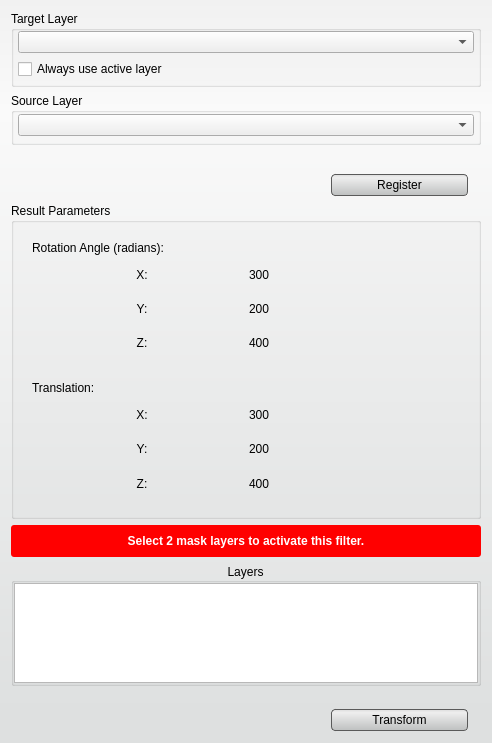
<?xml version="1.0" encoding="UTF-8"?>
<ui version="4.0">
 <class>PointSetFilterInterface</class>
 <widget class="QWidget" name="PointSetFilterInterface">
  <property name="geometry">
   <rect>
    <x>0</x>
    <y>0</y>
    <width>492</width>
    <height>743</height>
   </rect>
  </property>
  <property name="sizePolicy">
   <sizepolicy hsizetype="Ignored" vsizetype="Preferred">
    <horstretch>0</horstretch>
    <verstretch>0</verstretch>
   </sizepolicy>
  </property>
  <property name="minimumSize">
   <size>
    <width>213</width>
    <height>139</height>
   </size>
  </property>
  <property name="baseSize">
   <size>
    <width>213</width>
    <height>139</height>
   </size>
  </property>
  <property name="windowTitle">
   <string> PointSetFilter</string>
  </property>
  <property name="styleSheet">
   <string notr="true">QWidget#PointSetFilterInterface{
	border-radius: 3px;
	background-color: qlineargradient(spread:pad, x1:0.5, y1:0, x2:0.5, y2:0.960227, stop:0 rgba(241, 241, 241, 255), stop:0.155779 rgba(250, 250, 250, 255), stop:1 rgba(222, 224, 224, 255));       
}

QPushButton{
	background-color: qlineargradient(spread:pad, x1:0.5, y1:0, x2:0.5, y2:0.960227, stop:0 rgba(221, 221, 221, 255), stop:0.155779 rgba(238, 238, 238, 255), stop:1 rgba(192, 194, 194, 255));
	border-radius: 4px;
	border: 1px solid rgb(90, 90, 90);
	margin:4px;
}

QPushButton:hover{
	background-color: qlineargradient(spread:pad, x1:0.5, y1:0, x2:0.5, y2:1, stop:0 rgba(195, 195, 195, 255), stop:0.253769 rgba(206, 206, 206, 255), stop:1 rgba(185, 185, 185, 255));
	border-radius: 4px;
	border: 1px solid rgb(90, 90, 90);
	margin:4px;
}

QPushButton:pressed{
	background-color: qlineargradient(spread:pad, x1:0.5, y1:0, x2:0.5, y2:1, stop:0 rgba(150, 150, 150, 255), stop:0.753769 rgba(206, 206, 206, 255), stop:1 rgba(185, 185, 185, 255));
	border-radius: 4px;
	border: 1px solid rgb(90, 90, 90);
	margin:4px;
}</string>
  </property>
  <layout class="QVBoxLayout" name="verticalLayout_7">
   <item>
    <widget class="QGroupBox" name="target_groupbox_">
     <property name="minimumSize">
      <size>
       <width>0</width>
       <height>76</height>
      </size>
     </property>
     <property name="maximumSize">
      <size>
       <width>16777215</width>
       <height>76</height>
      </size>
     </property>
     <property name="title">
      <string>Target Layer</string>
     </property>
     <property name="alignment">
      <set>Qt::AlignLeading|Qt::AlignLeft|Qt::AlignTop</set>
     </property>
     <property name="checkable">
      <bool>false</bool>
     </property>
     <layout class="QVBoxLayout" name="verticalLayout_4">
      <property name="spacing">
       <number>6</number>
      </property>
      <property name="leftMargin">
       <number>4</number>
      </property>
      <property name="topMargin">
       <number>0</number>
      </property>
      <property name="rightMargin">
       <number>4</number>
      </property>
      <property name="bottomMargin">
       <number>4</number>
      </property>
      <item>
       <widget class="QtUtils::QtDropableComboBox" name="target_layer_">
        <property name="sizePolicy">
         <sizepolicy hsizetype="Ignored" vsizetype="Fixed">
          <horstretch>0</horstretch>
          <verstretch>0</verstretch>
         </sizepolicy>
        </property>
       </widget>
      </item>
      <item>
       <widget class="QWidget" name="widget_2" native="true">
        <property name="minimumSize">
         <size>
          <width>0</width>
          <height>20</height>
         </size>
        </property>
        <layout class="QHBoxLayout" name="horizontalLayout_3">
         <property name="spacing">
          <number>0</number>
         </property>
         <property name="margin">
          <number>0</number>
         </property>
         <item>
          <widget class="QCheckBox" name="use_active_layer_">
           <property name="text">
            <string>Always use active layer</string>
           </property>
          </widget>
         </item>
        </layout>
       </widget>
      </item>
     </layout>
    </widget>
   </item>
   <item>
    <widget class="QGroupBox" name="connected_to_mask_groupbox_">
     <property name="minimumSize">
      <size>
       <width>0</width>
       <height>52</height>
      </size>
     </property>
     <property name="maximumSize">
      <size>
       <width>16777215</width>
       <height>52</height>
      </size>
     </property>
     <property name="title">
      <string>Source Layer</string>
     </property>
     <property name="alignment">
      <set>Qt::AlignLeading|Qt::AlignLeft|Qt::AlignTop</set>
     </property>
     <layout class="QVBoxLayout" name="verticalLayout_5">
      <property name="spacing">
       <number>0</number>
      </property>
      <property name="leftMargin">
       <number>4</number>
      </property>
      <property name="topMargin">
       <number>0</number>
      </property>
      <property name="rightMargin">
       <number>4</number>
      </property>
      <property name="bottomMargin">
       <number>4</number>
      </property>
      <item>
       <widget class="QtUtils::QtDropableComboBox" name="mask_layer_">
        <property name="sizePolicy">
         <sizepolicy hsizetype="Ignored" vsizetype="Fixed">
          <horstretch>0</horstretch>
          <verstretch>0</verstretch>
         </sizepolicy>
        </property>
       </widget>
      </item>
     </layout>
    </widget>
   </item>
   <item>
    <widget class="QtUtils::QtLogSliderIntCombo" name="iterations_" native="true"/>
   </item>
   <item>
    <widget class="QWidget" name="replaceRunWidget" native="true">
     <property name="minimumSize">
      <size>
       <width>0</width>
       <height>40</height>
      </size>
     </property>
     <property name="maximumSize">
      <size>
       <width>16777215</width>
       <height>32</height>
      </size>
     </property>
     <layout class="QHBoxLayout" name="horizontalLayout">
      <item>
       <spacer name="horizontalSpacer_2">
        <property name="orientation">
         <enum>Qt::Horizontal</enum>
        </property>
        <property name="sizeHint" stdset="0">
         <size>
          <width>137</width>
          <height>13</height>
         </size>
        </property>
       </spacer>
      </item>
      <item>
       <widget class="QPushButton" name="runFilterButton">
        <property name="minimumSize">
         <size>
          <width>145</width>
          <height>30</height>
         </size>
        </property>
        <property name="text">
         <string>Register</string>
        </property>
       </widget>
      </item>
     </layout>
    </widget>
   </item>
   <item>
    <widget class="QGroupBox" name="result_groupbox_">
     <property name="title">
      <string>Result Parameters</string>
     </property>
     <layout class="QVBoxLayout" name="verticalLayout_3">
      <item>
       <widget class="QWidget" name="rotation_" native="true">
        <property name="minimumSize">
         <size>
          <width>0</width>
          <height>24</height>
         </size>
        </property>
        <layout class="QVBoxLayout" name="verticalLayout">
         <item>
          <widget class="QLabel" name="label_2">
           <property name="text">
            <string>Rotation Angle (radians):</string>
           </property>
          </widget>
         </item>
         <item>
          <widget class="QWidget" name="widget" native="true">
           <layout class="QHBoxLayout" name="horizontalLayout_6">
            <item>
             <widget class="QLabel" name="x_axis_label_current_1">
              <property name="text">
               <string>X:</string>
              </property>
              <property name="alignment">
               <set>Qt::AlignCenter</set>
              </property>
             </widget>
            </item>
            <item>
             <widget class="QLabel" name="label_rx_">
              <property name="text">
               <string>300</string>
              </property>
             </widget>
            </item>
           </layout>
          </widget>
         </item>
         <item>
          <widget class="QWidget" name="widget_3" native="true">
           <layout class="QHBoxLayout" name="horizontalLayout_7">
            <item>
             <widget class="QLabel" name="y_axis_label_current_1">
              <property name="text">
               <string>Y:</string>
              </property>
              <property name="alignment">
               <set>Qt::AlignCenter</set>
              </property>
             </widget>
            </item>
            <item>
             <widget class="QLabel" name="label_ry_">
              <property name="text">
               <string>200</string>
              </property>
             </widget>
            </item>
           </layout>
          </widget>
         </item>
         <item>
          <widget class="QWidget" name="widget_4" native="true">
           <layout class="QHBoxLayout" name="horizontalLayout_8">
            <item>
             <widget class="QLabel" name="z_axis_label_current_1">
              <property name="text">
               <string>Z:</string>
              </property>
              <property name="alignment">
               <set>Qt::AlignCenter</set>
              </property>
             </widget>
            </item>
            <item>
             <widget class="QLabel" name="label_rz_">
              <property name="text">
               <string>400</string>
              </property>
             </widget>
            </item>
           </layout>
          </widget>
         </item>
        </layout>
       </widget>
      </item>
      <item>
       <widget class="QWidget" name="translation_" native="true">
        <property name="minimumSize">
         <size>
          <width>0</width>
          <height>24</height>
         </size>
        </property>
        <layout class="QVBoxLayout" name="verticalLayout_2">
         <item>
          <widget class="QLabel" name="label_">
           <property name="text">
            <string>Translation:</string>
           </property>
          </widget>
         </item>
         <item>
          <widget class="QWidget" name="widget_5" native="true">
           <layout class="QHBoxLayout" name="horizontalLayout_4">
            <item>
             <widget class="QLabel" name="x_axis_label_current_">
              <property name="text">
               <string>X:</string>
              </property>
              <property name="alignment">
               <set>Qt::AlignCenter</set>
              </property>
             </widget>
            </item>
            <item>
             <widget class="QLabel" name="label_tx_">
              <property name="text">
               <string>300</string>
              </property>
             </widget>
            </item>
           </layout>
          </widget>
         </item>
         <item>
          <widget class="QWidget" name="widget_6" native="true">
           <layout class="QHBoxLayout" name="horizontalLayout_9">
            <item>
             <widget class="QLabel" name="y_axis_label_current_">
              <property name="text">
               <string>Y:</string>
              </property>
              <property name="alignment">
               <set>Qt::AlignCenter</set>
              </property>
             </widget>
            </item>
            <item>
             <widget class="QLabel" name="label_ty_">
              <property name="text">
               <string>200</string>
              </property>
             </widget>
            </item>
           </layout>
          </widget>
         </item>
         <item>
          <widget class="QWidget" name="widget_7" native="true">
           <layout class="QHBoxLayout" name="horizontalLayout_10">
            <item>
             <widget class="QLabel" name="z_axis_label_current_">
              <property name="text">
               <string>Z:</string>
              </property>
              <property name="alignment">
               <set>Qt::AlignCenter</set>
              </property>
             </widget>
            </item>
            <item>
             <widget class="QLabel" name="label_tz_">
              <property name="text">
               <string>400</string>
              </property>
             </widget>
            </item>
           </layout>
          </widget>
         </item>
        </layout>
       </widget>
      </item>
     </layout>
    </widget>
   </item>
   <item>
    <widget class="QWidget" name="message_alert_" native="true">
     <property name="minimumSize">
      <size>
       <width>0</width>
       <height>32</height>
      </size>
     </property>
     <property name="styleSheet">
      <string notr="true">QLabel#message_{
	color: white;
	font: bold;
}

QWidget#message_alert_{
	border-radius: 3px;
	background-color: red;
}</string>
     </property>
     <layout class="QHBoxLayout" name="horizontalLayout_5">
      <property name="spacing">
       <number>0</number>
      </property>
      <property name="margin">
       <number>4</number>
      </property>
      <item>
       <widget class="QLabel" name="message_">
        <property name="text">
         <string>Select 2 mask layers to activate this filter.</string>
        </property>
        <property name="alignment">
         <set>Qt::AlignCenter</set>
        </property>
        <property name="wordWrap">
         <bool>true</bool>
        </property>
       </widget>
      </item>
     </layout>
    </widget>
   </item>
   <item>
    <widget class="QGroupBox" name="groupBox">
     <property name="title">
      <string>Layers</string>
     </property>
     <property name="alignment">
      <set>Qt::AlignCenter</set>
     </property>
     <property name="flat">
      <bool>true</bool>
     </property>
     <property name="checkable">
      <bool>false</bool>
     </property>
     <layout class="QVBoxLayout" name="verticalLayout_6">
      <property name="spacing">
       <number>0</number>
      </property>
      <property name="margin">
       <number>0</number>
      </property>
      <item>
       <widget class="QListWidget" name="layer_list_">
        <property name="enabled">
         <bool>true</bool>
        </property>
        <property name="sizePolicy">
         <sizepolicy hsizetype="Ignored" vsizetype="Fixed">
          <horstretch>0</horstretch>
          <verstretch>0</verstretch>
         </sizepolicy>
        </property>
        <property name="minimumSize">
         <size>
          <width>0</width>
          <height>100</height>
         </size>
        </property>
        <property name="maximumSize">
         <size>
          <width>16777215</width>
          <height>100</height>
         </size>
        </property>
        <property name="frameShape">
         <enum>QFrame::StyledPanel</enum>
        </property>
        <property name="selectionMode">
         <enum>QAbstractItemView::MultiSelection</enum>
        </property>
        <property name="resizeMode">
         <enum>QListView::Adjust</enum>
        </property>
       </widget>
      </item>
     </layout>
    </widget>
   </item>
   <item>
    <widget class="QWidget" name="replaceRunWidget_2" native="true">
     <property name="minimumSize">
      <size>
       <width>0</width>
       <height>40</height>
      </size>
     </property>
     <property name="maximumSize">
      <size>
       <width>16777215</width>
       <height>32</height>
      </size>
     </property>
     <layout class="QHBoxLayout" name="horizontalLayout_2">
      <item>
       <spacer name="horizontalSpacer">
        <property name="orientation">
         <enum>Qt::Horizontal</enum>
        </property>
        <property name="sizeHint" stdset="0">
         <size>
          <width>137</width>
          <height>13</height>
         </size>
        </property>
       </spacer>
      </item>
      <item>
       <widget class="QPushButton" name="runFilterButton_2">
        <property name="minimumSize">
         <size>
          <width>145</width>
          <height>30</height>
         </size>
        </property>
        <property name="text">
         <string>Transform</string>
        </property>
       </widget>
      </item>
     </layout>
    </widget>
   </item>
  </layout>
 </widget>
 <customwidgets>
  <customwidget>
   <class>QtUtils::QtDropableComboBox</class>
   <extends>QComboBox</extends>
   <header location="global">QtUtils/Widgets/QtDropableComboBox.h</header>
  </customwidget>
  <customwidget>
   <class>QtUtils::QtLogSliderIntCombo</class>
   <extends>QWidget</extends>
   <header location="global">QtUtils/Widgets/QtLogSliderIntCombo.h</header>
   <container>1</container>
  </customwidget>
 </customwidgets>
 <resources/>
 <connections/>
</ui>
